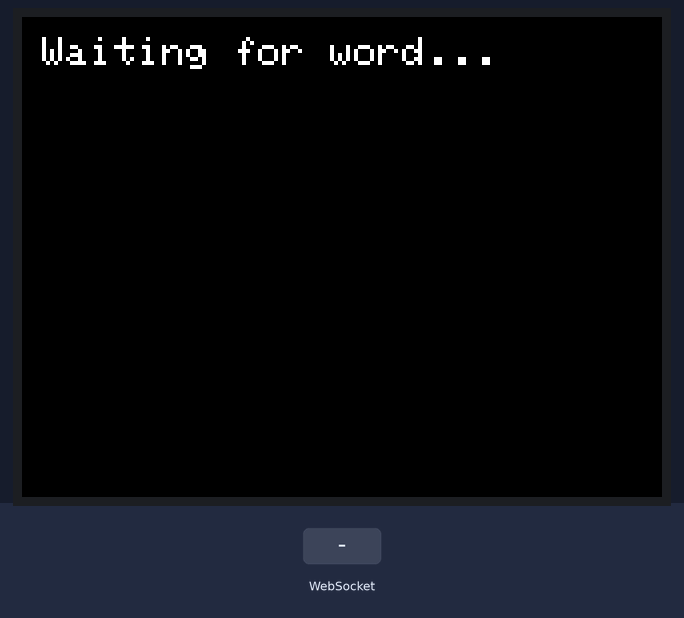
Simulated run of this sketch. Board: ESP32. Parts: 320×240 colour display. The test bench sets the inputs (shaded band). WiFi joins after 1.5 s; servers stay silent unless stated; what the sketch prints to the serial monitor is not drawn.

Above: at 2.9 s.
3.0 s: WebSocket text "on" received
At 4.2 s:
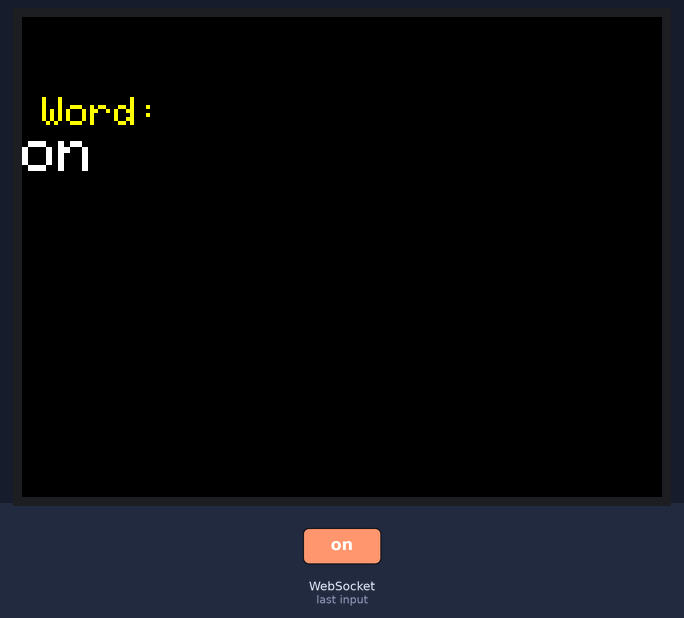
4.5 s: WebSocket text "skip" received
At 5.4 s:
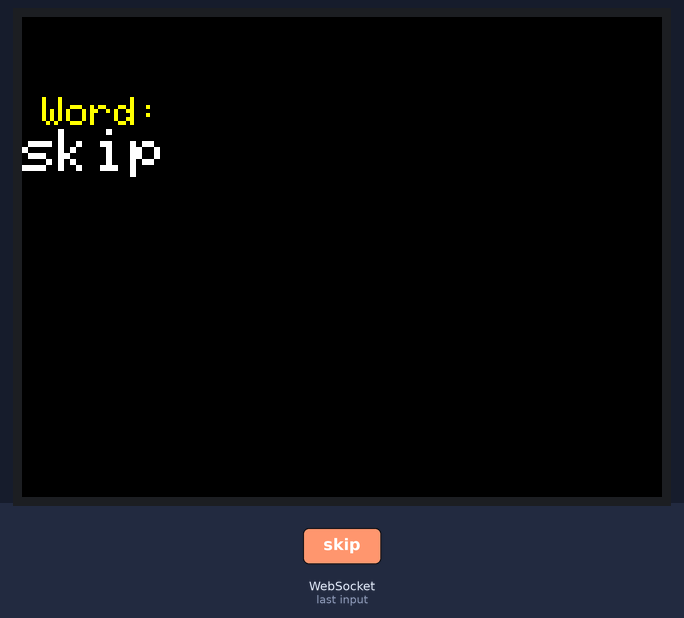
Timing chart, 0 to 7.5 s (numbered marks = the images above; inputs shaded):
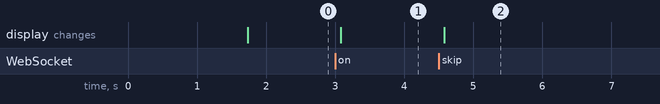

The sketch:

esp32screen.ino
```cpp
/*******************************************************************
    Modified ESP32 LCD Code for Helmet Project
    - Connects to Main ESP32 via WebSocket
    - Displays word updates and helmet status
*******************************************************************/

#include <Arduino.h>
#include <WiFi.h>
#include <WebSocketsClient.h>
#include <TFT_eSPI.h>
#include <ArduinoJson.h>

// WiFi Credentials (phone hotspot)
const char* ssid = "PI34";
const char* password = "vo123456";

// IP of the main ESP32 WebSocket server (change if needed)
const char* serverIP = "192.168.26.167";  // or your ESP32’s IP
const int serverPort = 80;

TFT_eSPI tft = TFT_eSPI();
WebSocketsClient webSocket;

// Variables to store received data
String currentWord = "";
String helmetStatus = "";

// WebSocket event handler
void webSocketEvent(WStype_t type, uint8_t *payload, size_t length) {
  if (type == WStype_TEXT) {
    Serial.printf("Received: %s\n", payload);

    // Try to parse JSON
    StaticJsonDocument<200> doc;
    DeserializationError error = deserializeJson(doc, payload);

    if (!error) {
      if (doc.containsKey("word")) {
        currentWord = doc["word"].as<String>();
      } else if (doc.containsKey("helmet")) {
        helmetStatus = doc["helmet"].as<String>() == "on" ? "Helmet On!" : "Helmet Off!";
      } else if (doc.containsKey("command")) {
        String command = doc["command"].as<String>();
        if (command == "skip") {
          currentWord = "Skipped!";
        }
      }
    } else {
      // Handle plain text fallback
      currentWord = (char*)payload;
    }

    // Refresh screen
    tft.fillScreen(TFT_BLACK);
    tft.setCursor(10, 40);
    tft.setTextSize(2);
    tft.setTextColor(TFT_YELLOW);
    tft.println("Word:");
    tft.setTextSize(3);
    tft.setTextColor(TFT_WHITE);
    tft.println(currentWord);

    if (helmetStatus != "") {
      tft.setCursor(10, 120);
      tft.setTextSize(2);
      tft.setTextColor(TFT_GREEN);
      tft.println(helmetStatus);
    }
  }
}

void setup() {
  Serial.begin(115200);
  WiFi.begin(ssid, password);
  Serial.println("Connecting to WiFi...");
  while (WiFi.status() != WL_CONNECTED) {
    delay(500);
    Serial.print(".");
  }
  Serial.println("Connected to WiFi");

  tft.init();
  tft.setRotation(1);
  tft.fillScreen(TFT_BLACK);
  tft.setTextColor(TFT_WHITE, TFT_BLACK);
  tft.setTextSize(2);
  tft.setCursor(10, 10);
  tft.println("Waiting for word...");

  // Connect to WebSocket server
  webSocket.begin(serverIP, serverPort, "/ws");
  webSocket.onEvent(webSocketEvent);
  webSocket.setReconnectInterval(5000);
}

void loop() {
  webSocket.loop();
}
```

Measured:
- after the input at 3.0 s, the display: changes after 0.08 s (image 1)
- after the input at 4.5 s, the display: changes after 0.08 s (image 2)
